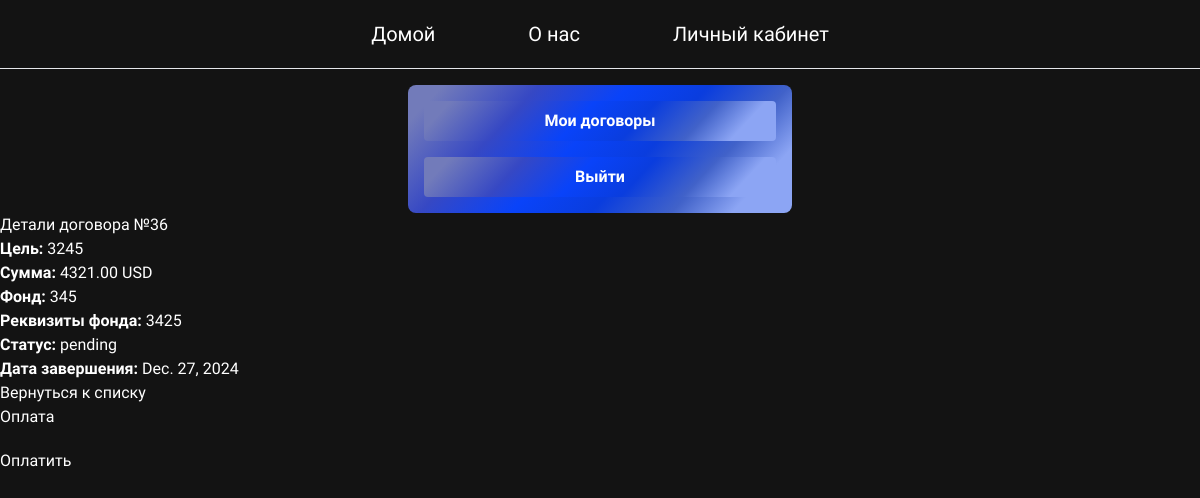
Page /contracts/36/ (signed in) on the committed database.
### contracts/models.py (models this page shows, shortened)
class Contract(models.Model):
    STATUS_CHOICES = [
        ('pending', 'Pending'),      # Ожидает выполнения
        ('completed', 'Completed'), # Выполнен
        ('failed', 'Failed')        # Нарушен
    ]
    user = models.ForeignKey(settings.AUTH_USER_MODEL, on_delete=models.CASCADE, related_name='contracts')
    amount = models.DecimalField(max_digits=10, decimal_places=2,  verbose_name="Сумма")  # Сумма договора
    charity_name = models.CharField(max_length=255, verbose_name="Название Фонда")               # Название фонда
    charity_account = models.CharField(max_length=255,  verbose_name="Реквизиты Фонда")            # Реквизиты фонда
    due_date = models.DateField( verbose_name="Дата завершения")                                 # Дата завершения
    status = models.CharField(max_length=20, choices=STATUS_CHOICES, default='pending',  verbose_name="Статус")
    created_at = models.DateTimeField(auto_now_add=True)          # Дата создания договора
    goal = models.TextField(null=True, blank=True,  verbose_name="Цель")  # Добавлено поле для цели

### contracts/views.py (the view)
# urls.py: path('<int:pk>/', views.ContractDetailView.as_view(), name='contract_detail'),
class ContractDetailView(LoginRequiredMixin, DetailView):
    model = Contract
    template_name = 'contracts/contract_detail.html'

### auth/context_processors.py (called while the page is built)
def stripe_public_key(request):
    return {
        'stripe_public_key': settings.STRIPE_PUBLIC_KEY
    }

### contracts/templates/contracts/contract_detail.html (shortened to what this page needs)
{% extends "base.html" %}
{% block content %}
<h2>Детали договора №{{ object.id }}</h2>
<p><strong>Цель:</strong> {{ object.goal }}</p>
<p><strong>Сумма:</strong> {{ object.amount }} USD</p>
<p><strong>Фонд:</strong> {{ object.charity_name }}</p>
<p><strong>Реквизиты фонда:</strong> {{ object.charity_account }}</p>
<p><strong>Статус:</strong>
    <span id="contract-status">{{ object.status }}</span>
</p>
<p><strong>Дата завершения:</strong> {{ object.due_date }}</p>
<a href="{% url 'contract_list' %}">Вернуться к списку</a>
{% if object.status == 'pending' %}
<h3>Оплата</h3>
<button id="pay-button" style="margin-top: 10px;">Оплатить</button>
<script src="https://cdn.tailwindcss.com"></script>
{% endif %}
{% endblock %}

### static/css/styleIndex.css (style rules this page uses)
* { font-family: "Unbounded", sans-serif; margin: 0; padding: 0; box-sizing: border-box; }

### rows in the picture
Contract: id "36", goal "3245", amount "4321.00", charity_name "345", charity_account "3425", status "pending", due_date "Dec. 27, 2024"
